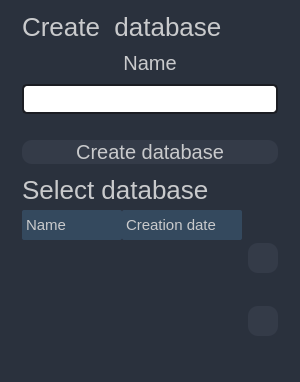
                              <widget class="QFrame" name="frame_5">
                               <property name="maximumSize">
                                <size>
                                 <width>300</width>
                                 <height>16777215</height>
                                </size>
                               </property>
                               <property name="styleSheet">
                                <string notr="true">background-color: rgb(42,49,61);
border-radius: 20px;</string>
                               </property>
                               <property name="frameShape">
                                <enum>QFrame::NoFrame</enum>
                               </property>
                               <property name="frameShadow">
                                <enum>QFrame::Raised</enum>
                               </property>
                               <layout class="QVBoxLayout" name="verticalLayout_8">
                                <property name="spacing">
                                 <number>0</number>
                                </property>
                                <property name="leftMargin">
                                 <number>0</number>
                                </property>
                                <property name="topMargin">
                                 <number>0</number>
                                </property>
                                <property name="rightMargin">
                                 <number>0</number>
                                </property>
                                <property name="bottomMargin">
                                 <number>0</number>
                                </property>
                                <item>
                                 <widget class="QFrame" name="frame_16">
                                  <property name="minimumSize">
                                   <size>
                                    <width>0</width>
                                    <height>50</height>
                                   </size>
                                  </property>
                                  <property name="frameShape">
                                   <enum>QFrame::StyledPanel</enum>
                                  </property>
                                  <property name="frameShadow">
                                   <enum>QFrame::Raised</enum>
                                  </property>
                                  <layout class="QVBoxLayout" name="verticalLayout_32">
                                   <property name="spacing">
                                    <number>-1</number>
                                   </property>
                                   <property name="leftMargin">
                                    <number>22</number>
                                   </property>
                                   <property name="topMargin">
                                    <number>12</number>
                                   </property>
                                   <property name="rightMargin">
                                    <number>22</number>
                                   </property>
                                   <property name="bottomMargin">
                                    <number>12</number>
                                   </property>
                                   <item>
                                    <widget class="QFrame" name="frame_26">
                                     <property name="maximumSize">
                                      <size>
                                       <width>16777215</width>
                                       <height>40</height>
                                      </size>
                                     </property>
                                     <property name="frameShape">
                                      <enum>QFrame::StyledPanel</enum>
                                     </property>
                                     <property name="frameShadow">
                                      <enum>QFrame::Raised</enum>
                                     </property>
                                     <layout class="QHBoxLayout" name="horizontalLayout_15">
                                      <property name="spacing">
                                       <number>0</number>
                                      </property>
                                      <property name="leftMargin">
                                       <number>0</number>
                                      </property>
                                      <property name="topMargin">
                                       <number>0</number>
                                      </property>
                                      <property name="rightMargin">
                                       <number>0</number>
                                      </property>
                                      <property name="bottomMargin">
                                       <number>0</number>
                                      </property>
                                      <item>
                                       <widget class="QLabel" name="label_2">
                                        <property name="minimumSize">
                                         <size>
                                          <width>0</width>
                                          <height>30</height>
                                         </size>
                                        </property>
                                        <property name="maximumSize">
                                         <size>
                                          <width>16777215</width>
                                          <height>30</height>
                                         </size>
                                        </property>
                                        <property name="styleSheet">
                                         <string notr="true">QLabel {
	color: rgb(201, 202, 204);
	font-size: 26px;
}
</string>
                                        </property>
                                        <property name="text">
                                         <string>Create  database</string>
                                        </property>
                                        <property name="alignment">
                                         <set>Qt::AlignLeading|Qt::AlignLeft|Qt::AlignTop</set>
                                        </property>
                                       </widget>
                                      </item>
                                      <item>
                                       <widget class="QPushButton" name="btn_dbSettings">
                                        <property name="minimumSize">
                                         <size>
                                          <width>30</width>
                                          <height>30</height>
                                         </size>
                                        </property>
                                        <property name="maximumSize">
                                         <size>
                                          <width>30</width>
                                          <height>30</height>
                                         </size>
                                        </property>
                                        <property name="styleSheet">
                                         <string notr="true">QPushButton{
	border-radius:15px;
}

QPushButton:hover {
	background-color: rgb(57, 65, 80);
	border: 2px solid rgb(61, 70, 86);
}
QPushButton:pressed {	
	background-color: rgb(35, 40, 49);
	border: 2px solid rgb(43, 50, 61);
}</string>
                                        </property>
                                        <property name="text">
                                         <string/>
                                        </property>
                                        <property name="icon">
                                         <iconset>
                                          <normalon>:/24x24/icons/24x24/cil-settings.png</normalon>
                                         </iconset>
                                        </property>
                                        <property name="iconSize">
                                         <size>
                                          <width>24</width>
                                          <height>24</height>
                                         </size>
                                        </property>
                                       </widget>
                                      </item>
                                     </layout>
                                    </widget>
                                   </item>
                                   <item>
                                    <widget class="QFrame" name="frame_25">
                                     <property name="frameShape">
                                      <enum>QFrame::StyledPanel</enum>
                                     </property>
                                     <property name="frameShadow">
                                      <enum>QFrame::Raised</enum>
                                     </property>
                                     <layout class="QVBoxLayout" name="verticalLayout_33">
                                      <property name="spacing">
                                       <number>-1</number>
                                      </property>
                                      <property name="leftMargin">
                                       <number>0</number>
                                      </property>
                                      <property name="topMargin">
                                       <number>0</number>
                                      </property>
                                      <property name="rightMargin">
                                       <number>0</number>
                                      </property>
                                      <property name="bottomMargin">
                                       <number>0</number>
                                      </property>
                                      <item>
                                       <widget class="QLabel" name="label_24">
                                        <property name="minimumSize">
                                         <size>
                                          <width>0</width>
                                          <height>30</height>
                                         </size>
                                        </property>
                                        <property name="styleSheet">
                                         <string notr="true">QLabel {
	color: rgb(201, 202, 204);
	font-size: 20px;
	text-align: center;
}</string>
                                        </property>
                                        <property name="text">
                                         <string>Name</string>
                                        </property>
                                        <property name="alignment">
                                         <set>Qt::AlignCenter</set>
                                        </property>
                                       </widget>
                                      </item>
                                      <item>
                                       <widget class="QLineEdit" name="txt_dbCreate">
                                        <property name="sizePolicy">
                                         <sizepolicy hsizetype="Expanding" vsizetype="Maximum">
                                          <horstretch>0</horstretch>
                                          <verstretch>0</verstretch>
                                         </sizepolicy>
                                        </property>
                                        <property name="minimumSize">
                                         <size>
                                          <width>0</width>
                                          <height>30</height>
                                         </size>
                                        </property>
                                        <property name="maximumSize">
                                         <size>
                                          <width>1000</width>
                                          <height>16777215</height>
                                         </size>
                                        </property>
                                        <property name="focusPolicy">
                                         <enum>Qt::ClickFocus</enum>
                                        </property>
                                        <property name="styleSheet">
                                         <string notr="true">QLineEdit {
	background-color: rgb(255,255,255);
	border-radius: 5px;
	border: 2px solid rgb(27, 29, 35);
	font-size: 15px;
	color: #8f8f8f;


}
QLineEdit:hover {
	border: 2px solid rgb(64, 71, 88);
}
QLineEdit:focus {
	border: 2px solid rgb(91, 101, 124);
}</string>
                                        </property>
                                        <property name="alignment">
                                         <set>Qt::AlignCenter</set>
                                        </property>
                                       </widget>
                                      </item>
                                      <item>
                                       <spacer name="verticalSpacer_2">
                                        <property name="orientation">
                                         <enum>Qt::Vertical</enum>
                                        </property>
                                        <property name="sizeHint" stdset="0">
                                         <size>
                                          <width>20</width>
                                          <height>20</height>
                                         </size>
                                        </property>
                                       </spacer>
                                      </item>
                                      <item>
                                       <widget class="QPushButton" name="btn_dbCreate">
                                        <property name="styleSheet">
                                         <string notr="true">QPushButton{
	background-color: rgb(52, 59, 72);
	border-radius: 10px;
	font-size: 20px;
	color: rgb(201, 202, 204);

}
QPushButton:hover {
	background-color: rgb(57, 65, 80);
	border: 2px solid rgb(61, 70, 86);
}
QPushButton:pressed {	
	background-color: rgb(35, 40, 49);
	border: 2px solid rgb(43, 50, 61);
}</string>
                                        </property>
                                        <property name="text">
                                         <string>Create database</string>
                                        </property>
                                       </widget>
                                      </item>
                                      <item>
                                       <widget class="QFrame" name="frame_17">
                                        <property name="maximumSize">
                                         <size>
                                          <width>16777215</width>
                                          <height>200</height>
                                         </size>
                                        </property>
                                        <property name="frameShape">
                                         <enum>QFrame::StyledPanel</enum>
                                        </property>
                                        <property name="frameShadow">
                                         <enum>QFrame::Raised</enum>
                                        </property>
                                        <layout class="QVBoxLayout" name="verticalLayout_31">
                                         <property name="spacing">
                                          <number>0</number>
                                         </property>
                                         <property name="leftMargin">
                                          <number>0</number>
                                         </property>
                                         <property name="topMargin">
                                          <number>0</number>
                                         </property>
                                         <property name="rightMargin">
                                          <number>0</number>
                                         </property>
                                         <property name="bottomMargin">
                                          <number>0</number>
                                         </property>
                                         <item>
                                          <widget class="QLabel" name="label">
                                           <property name="minimumSize">
                                            <size>
                                             <width>0</width>
                                             <height>40</height>
                                            </size>
                                           </property>
                                           <property name="maximumSize">
                                            <size>
                                             <width>16777215</width>
                                             <height>30</height>
                                            </size>
                                           </property>
                                           <property name="styleSheet">
                                            <string notr="true">QLabel {
	color: rgb(201, 202, 204);
	font-size: 26px;
}
</string>
                                           </property>
                                           <property name="text">
                                            <string>Select database</string>
                                           </property>
                                           <property name="alignment">
                                            <set>Qt::AlignLeading|Qt::AlignLeft|Qt::AlignTop</set>
                                           </property>
                                          </widget>
                                         </item>
                                         <item>
                                          <widget class="QFrame" name="frame_21">
                                           <property name="frameShape">
                                            <enum>QFrame::StyledPanel</enum>
                                           </property>
                                           <property name="frameShadow">
                                            <enum>QFrame::Raised</enum>
                                           </property>
                                           <layout class="QHBoxLayout" name="horizontalLayout_16">
                                            <property name="spacing">
                                             <number>-1</number>
                                            </property>
                                            <property name="leftMargin">
                                             <number>0</number>
                                            </property>
                                            <property name="topMargin">
                                             <number>0</number>
                                            </property>
                                            <property name="rightMargin">
                                             <number>0</number>
                                            </property>
                                            <property name="bottomMargin">
                                             <number>0</number>
                                            </property>
                                            <item>
                                             <widget class="QTreeWidget" name="tree_selectDatabase_home">
                                              <property name="maximumSize">
                                               <size>
                                                <width>16777215</width>
                                                <height>16777215</height>
                                               </size>
                                              </property>
                                              <property name="styleSheet">
                                               <string notr="true">/* Main widget */
QTableWidget {	
	background-color: rgb(39, 44, 54);
	border-radius: 10px;
 	gridline-color: rgb(201, 202, 204);
	border-bottom: 1px solid rgb(44, 49, 60);
}



/* Items  */
QTableWidget::item{
	border-color: rgb(44, 49, 60);
	padding-left: 2px;
	padding-right: 2px;
	color: #FFFFFF;


}

QTableWidget::item:selected{
	background-color: rgb(85, 170, 255);
}





/* Scroll bars */

QScrollBar:horizontal {
    border: none;
    background: rgb(52, 59, 72);
    height: 14px;
    margin: 0px 21px 0 21px;
	border-radius: 0px;
}

QScrollBar:vertical {
	border: none;
    background: rgb(52, 59, 72);
    width: 14px;
    margin: 21px 0 21px 0;
	border-radius: 0px;
 }





/* Per header */
QHeaderView::section{
	Background-color: rgb(39, 44, 54);
	border-style: none;
	text-align: right;


}

QTableWidget::horizontalHeader {	
	background-color: rgb(255,255,255);
	padding: 10px;
	border-radius: 100px;
	color: #34495E;
	overflow: hidden;
	background-color: #34495E;
	text-align: right;
	text-padding-left: -2px;


}


/* Top thing*/
QHeaderView::section:horizontal
{
	background-color: rgb(255,255,255);
	padding: 4px;
	border-radius: 2px;
	font-size: 15px;
 	color: rgb(201, 202, 204);
	background: #34495E;
	text-padding-left: -2px;}


</string>
                                              </property>
                                              <property name="verticalScrollBarPolicy">
                                               <enum>Qt::ScrollBarAsNeeded</enum>
                                              </property>
                                              <property name="horizontalScrollBarPolicy">
                                               <enum>Qt::ScrollBarAlwaysOff</enum>
                                              </property>
                                              <property name="autoScroll">
                                               <bool>true</bool>
                                              </property>
                                              <property name="editTriggers">
                                               <set>QAbstractItemView::DoubleClicked|QAbstractItemView::EditKeyPressed|QAbstractItemView::SelectedClicked</set>
                                              </property>
                                              <property name="selectionBehavior">
                                               <enum>QAbstractItemView::SelectRows</enum>
                                              </property>
                                              <attribute name="headerCascadingSectionResizes">
                                               <bool>false</bool>
                                              </attribute>
                                              <column>
                                               <property name="text">
                                                <string>Name</string>
                                               </property>
                                              </column>
                                              <column>
                                               <property name="text">
                                                <string>Creation date</string>
                                               </property>
                                              </column>
                                             </widget>
                                            </item>
                                            <item>
                                             <widget class="QFrame" name="frame_23">
                                              <property name="minimumSize">
                                               <size>
                                                <width>30</width>
                                                <height>0</height>
                                               </size>
                                              </property>
                                              <property name="frameShape">
                                               <enum>QFrame::StyledPanel</enum>
                                              </property>
                                              <property name="frameShadow">
                                               <enum>QFrame::Raised</enum>
                                              </property>
                                              <layout class="QVBoxLayout" name="verticalLayout_34">
                                               <property name="spacing">
                                                <number>0</number>
                                               </property>
                                               <property name="leftMargin">
                                                <number>0</number>
                                               </property>
                                               <property name="topMargin">
                                                <number>0</number>
                                               </property>
                                               <property name="rightMargin">
                                                <number>0</number>
                                               </property>
                                               <property name="bottomMargin">
                                                <number>0</number>
                                               </property>
                                               <item>
                                                <widget class="QPushButton" name="pushButton_update_db">
                                                 <property name="minimumSize">
                                                  <size>
                                                   <width>30</width>
                                                   <height>30</height>
                                                  </size>
                                                 </property>
                                                 <property name="styleSheet">
                                                  <string notr="true">QPushButton{
	border-radius:10px;
	color: rgb(201, 202, 204);
	background-color: rgb(52, 59, 72);


}

QPushButton:hover {
	background-color: rgb(57, 65, 80);
	border: 2px solid rgb(61, 70, 86);
}
QPushButton:pressed {	
	background-color: rgb(35, 40, 49);
	border: 2px solid rgb(43, 50, 61);
}

</string>
                                                 </property>
                                                 <property name="text">
                                                  <string/>
                                                 </property>
                                                 <property name="icon">
                                                  <iconset resource="../graphics/files.qrc">
                                                   <normaloff>:/24x24/icons/24x24/cil-reload.png</normaloff>:/24x24/icons/24x24/cil-reload.png</iconset>
                                                 </property>
                                                </widget>
                                               </item>
                                               <item>
                                                <widget class="QPushButton" name="pushButton_delete_db">
                                                 <property name="minimumSize">
                                                  <size>
                                                   <width>30</width>
                                                   <height>30</height>
                                                  </size>
                                                 </property>
                                                 <property name="styleSheet">
                                                  <string notr="true">QPushButton{
	border-radius:10px;
	color: rgb(201, 202, 204);
	background-color: rgb(52, 59, 72);


}

QPushButton:hover {
	background-color: rgb(57, 65, 80);
	border: 2px solid rgb(61, 70, 86);
}
QPushButton:pressed {	
	background-color: rgb(35, 40, 49);
	border: 2px solid rgb(43, 50, 61);
}

</string>
                                                 </property>
                                                 <property name="text">
                                                  <string/>
                                                 </property>
                                                 <property name="icon">
                                                  <iconset>
                                                   <normalon>:/24x24/icons/24x24/cil-trash.png</normalon>
                                                  </iconset>
                                                 </property>
                                                 <property name="iconSize">
                                                  <size>
                                                   <width>24</width>
                                                   <height>24</height>
                                                  </size>
                                                 </property>
                                                </widget>
                                               </item>
                                              </layout>
                                             </widget>
                                            </item>
                                           </layout>
                                          </widget>
                                         </item>
                                        </layout>
                                       </widget>
                                      </item>
                                     </layout>
                                    </widget>
                                   </item>
                                  </layout>
                                 </widget>
                                </item>
                               </layout>
                              </widget>
